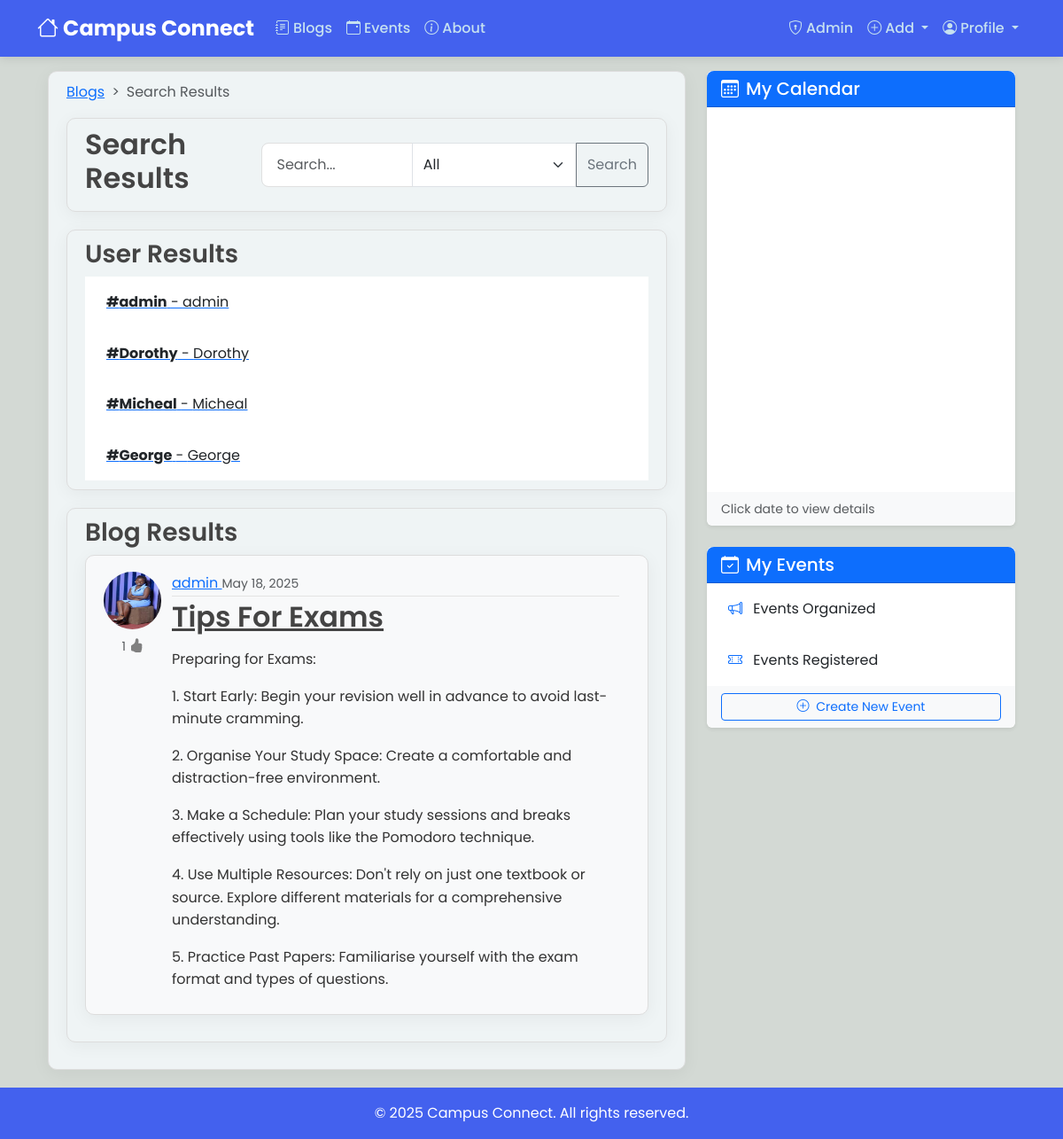
The app's page /search/blog/ (signed in) with its own data.
### blog/models.py (models this page shows, shortened)
class Post(models.Model):
    title = models.CharField(max_length=100)
    content = CKEditor5Field(null = True,blank=True, config_name='extends')
    date_posted=models.DateTimeField(default=timezone.now) # not putting now() because we need the actual function as default value
    author = models.ForeignKey(User,on_delete=models.CASCADE) #delete post when user is deleted
    likes= models.ManyToManyField(User,blank=True,null=True,related_name='liked_posts')

### users/models.py (models this page shows, shortened)
class Profile(models.Model):
    user=models.OneToOneField(User,on_delete=models.CASCADE)
    image= models.ImageField(default='default.jpg', upload_to='profile_pics')
    about= CKEditor5Field(null = True,default= 'Hi There', config_name='extends')

### blog/views.py (the view)
# urls.py: path('search/blog/', views.blog_search, name='blog_search'),
@login_required
def blog_search(request):
    query = request.GET.get('q', '')
    search_type = request.GET.get('type', 'all')  # Type filter for 'user' or 'post'
    users = []
    posts = []
    if search_type == 'user' or search_type == 'all':
        users = User.objects.filter(Q(username__icontains=query) | Q(first_name__icontains=query))
    if search_type == 'post' or search_type == 'all':
        posts = Post.objects.filter(title__icontains=query).order_by('-date_posted')
    return render(request, 'search/blog_search_results.html', {'users': users,
                                                                'posts': posts,
                                                                  'query': query,
                                                                    'search_type': search_type,
                                                                    'cal': 'blogs'})

### blog/templates/search/blog_search_results.html (shortened to what this page needs)
{% extends "blog/base.html" %}
{% block content %}
<nav style="--bs-breadcrumb-divider: '>';" aria-label="breadcrumb">
    <ol class="breadcrumb">
        <li class="breadcrumb-item"><a href="{% url 'blog-home' %}">Blogs</a></li>
        <li class="breadcrumb-item active" aria-current="page">Search Results</li>
    </ol>
  </nav>
<article class="media content-section d-flex justify-content-between align-items-center">
    <h2 class="d-flex align-items-center">Search Results</h2>
    <form method="get" action="{% url 'blog_search' %}" id="searchForm">
        <div class="input-group">
            <input type="text" name="q" class="form-control" placeholder="Search..." value="{{ query }}">
            <select name="type" class="form-select">
                <option value="all" {% if search_type == 'all' %}selected{% endif %}>All</option>
            </select>
            <button type="submit" class="btn btn-outline-secondary">Search</button>
        </div>
    </form>
</article>
{% if search_type != 'post' %}
    <div class="content-section">
        {% if users %}
            <h3>User Results</h3>
            <ul class="list-group">
                {% for user in users %}
                    <a href="{% url 'user-posts' user.username %}">
                        <li class="list-group-item">
                        <strong>#{{ user.username }}</strong> - {{ user.username }}
                        </li>
                    </a>
                {% endfor %}
            </ul>
        {% else %}
            <p> No user search results for "{{ query }}" </p>
        {% endif %}
    </div>
{% endif %}
{% if search_type != 'user' %}
    <div class="content-section">
    {% if posts %}
        <h3>Blog Results</h3>
        {% for post in posts %}
            <article class="media content-section d-flex align-items-start" style="background-color: #f8f9fa;" >
            <div class="row w-100 mt-2">
                <div class="col-auto d-flex flex-column align-items-center">
                <a href="{% url 'user-posts' post.author.username %}"><img class="rounded-circle article-img mb-2 " src="{{ post.author.profile.image.url }}" style="margin-right: 0%;"></a>
                <small class="text-muted"> {{post.likes.count}}
                </small>
                </div>
                    <div class="col" style="padding: 0%;">
                        <div class="media-body">
                            <div class="article-metadata">
                                <a class="mr-2" href="{% url 'user-posts' post.author.username %}">
                                    {{ post.author }}
                                </a>
                                <small class="text-muted">{{ post.date_posted|date:"F d, Y" }}</small>
                            </div>
                            <h2><a class="article-title" href="{% url 'post-detail' post.id %}">{{ post.title }}</a></h2>
                            <p class="article-content">{{ post.content|truncatechars:600|safe }}</p>
                        </div>
                    </div>
                </div>
            </article>
        {% endfor %}
    {% else %}
        <div class="content-section">
        <p> No blog search results for "{{ query }}" </p>
        </div>
    {% endif %}
    </div>
{% endif %}
{% endblock content %}

### blog/static/blog/main.css (style rules this page uses)
body { background: #fafafa; color: #333333; margin-top: 5rem; }
h1, h2, h3, h4, h5, h6 { color: #444444; }
ul { margin: 0; }
.content-section,.about_content { background: hsl(190, 23%, 95%); padding: 10px 20px; border: 1px solid #dddddd; border-radius: 10px; margin-bottom: 20px; transition: all 0.3s ease; }
.article-title { color: #444444; }
.article-content { white-space: pre-line; }
.article-img { height: 65px; width: 65px; }
.article-metadata { padding-bottom: 1px; margin-bottom: 4px; border-bottom: 1px solid #e3e3e3 }
body { background-color: #D3D9D4; }

### blog/templates/blog/base.html (style rules this page uses)
:root { --primary-color: #4361ee; --secondary-color: #3f37c9; --accent-color: #4cc9f0; --dark-color: #1a1a2e; --light-color: #f8f9fa; --success-color: #4ade80; --warning-color: #fbbf24; --danger-color: #f87171; }
body { font-family: 'Poppins', sans-serif; background-color: #f5f7fa; color: #333; line-height: 1.6; }
.content-section { background-color: white; border-radius: 12px; padding: 2rem; box-shadow: 0 4px 20px rgba(0, 0, 0, 0.05); margin-bottom: 2rem; }
.list-group-item { border: none; padding: 1rem 1.5rem; transition: all 0.3s ease; }
.article-img { transition: all 0.3s ease; border-radius: 8px; }
h1, h2, h3, h4, h5, h6 { color: var(--dark-color); font-weight: 600; }
.row { justify-content: center; width: 100%; }
.form-control { border-radius: 8px; padding: 0.75rem 1rem; border: 1px solid #e0e0e0; }
.list-group-item { transition: all 0.2s ease; border-left: 0; border-right: 0; }
.list-group-item:first-child { border-top: 0; }
.list-group-item:last-child { border-bottom: 0; }

### records on screen
Post: author.profile.image (picture), likes.count "1", author "admin", date_posted "May 18, 2025", title "Tips For Exams", content "Preparing for Exams: 1. Start Early: Begin your revision well in advance to avoid last-minute cramming. 2. Organise Your Study Space: Create a comfortable and distraction-free environment. 3. Make a Schedule: Plan your study sessions and breaks effectively using tools like the Pomodoro technique. 4. Use Multiple Resources: Don't rely on just one textbook or source. Explore different materials for a comprehensive understanding. 5. Practice Past Papers: Familiarise yourself with the exam format and types of questions."

### other values on screen
{{ user.username }} "admin"
{{ user.username }} "Dorothy"
{{ user.username }} "Micheal"
{{ user.username }} "George"
